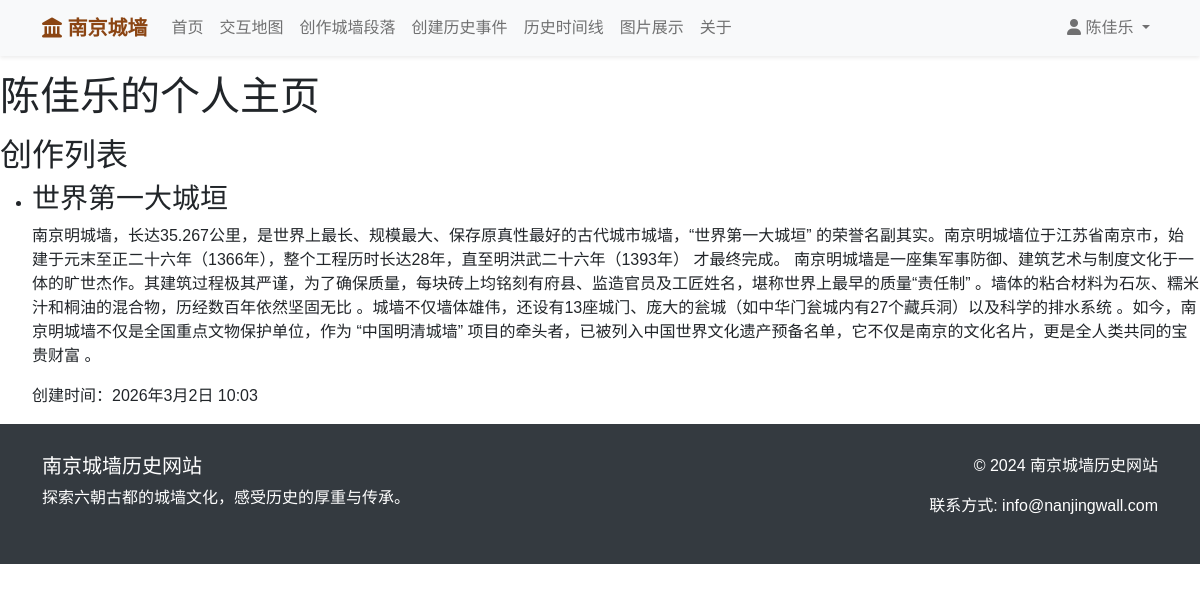
Screenshot of /profile/ (signed in) with the database file from the repository.
### wall_app/models.py (models this page shows, shortened)
class WallSection(models.Model):
    user = models.ForeignKey(User, on_delete=models.CASCADE, verbose_name="贡献者", null=True, blank=True)
    name = models.CharField(max_length=100, verbose_name="段落名称")
    location = models.CharField(max_length=200, verbose_name="地理位置")
    built_year = models.CharField(max_length=50, verbose_name="建造年代")
    length = models.CharField(max_length=50, verbose_name="长度")
    description = models.TextField(verbose_name="详细描述")
    event = models.TextField(verbose_name="相关历史事件", null=True, blank=True)
    image = models.ImageField(upload_to='static/', verbose_name="图片", blank=True)
    created_at = models.DateTimeField(auto_now_add=True, verbose_name="创建时间")
    objects = models.Manager()  # 默认管理器
    class Meta:
        verbose_name = "城墙段落"
        verbose_name_plural = "城墙段落"

### wall_app/views.py (the view)
# urls.py: path('profile/', views.user_profile, name='user_profile'),
@login_required
def user_profile(request, user_id=None):
    if user_id is None:
        user = request.user
    else:
        user = get_object_or_404(User, pk=user_id)
    contributions = UserContribution.objects.filter(user=user)
    return render(request, 'user_profile.html', {'user': user, 'contributions': contributions})

### templates/user_profile.html (shortened to what this page needs)
{% extends 'base.html' %}
{% block content %}
<!DOCTYPE html>
<html lang="zh-CN">
<head>
</head>
<body>
    <h1>{{ user.username }}的个人主页</h1>
    <h2>创作列表</h2>
    <ul>
        {% for section in user.wallsection_set.all %}
            <li>
                <h3>{{ section.name }}</h3>
                <p>{{ section.description }}</p>
                <p>创建时间：{{ section.created_at }}</p>
            </li>
        {% empty %}
            <li>暂无创作内容。</li>
        {% endfor %}
    </ul>
</body>
</html>
{% endblock %}

### templates/base.html (shortened to what this page needs)
<!DOCTYPE html>
<html lang="zh-CN">
<head>
    <link href="https://cdn.jsdelivr.net/npm/bootstrap@5.1.3/dist/css/bootstrap.min.css" rel="stylesheet">
    <link rel="stylesheet" href="https://cdnjs.cloudflare.com/ajax/libs/font-awesome/6.0.0/css/all.min.css">
</head>
<body>
    <nav class="navbar navbar-expand-lg navbar-light bg-light shadow-sm navbar-fixed-top">
        <div class="container">
            <a class="navbar-brand" href="{% url 'home' %}">
                <i class="fas fa-landmark"></i> 南京城墙
            </a>
            <div class="collapse navbar-collapse" id="navbarNav">
                <ul class="navbar-nav me-auto">
                    {% if user.is_authenticated %}
                    <li class="nav-item">
                        <a class="nav-link" href="{% url 'home' %}">首页</a>
                    </li>
                    <li class="nav-item">
                        <a class="nav-link" href="{% url 'interactive_map' %}">交互地图</a>
                    </li>
                    <li class="nav-item">
                        <a class="nav-link" href="{% url 'create_contribution' %}">创作城墙段落</a>
                    </li>
                    <li class="nav-item">
                        <a class="nav-link" href="{% url 'create_historical_event' %}">创建历史事件</a>
                    </li>
                    <li class="nav-item">
                        <a class="nav-link" href="{% url 'history' %}">历史时间线</a>
                    </li>
                    <li class="nav-item">
                        <a class="nav-link" href="{% url 'picture_gallery' %}">图片展示</a>
                    </li>
                    <li class="nav-item">
                        <a class="nav-link" href="{% url 'about_page' %}">关于</a>
                    </li>
                    {% endif %}
                </ul>
                <ul class="navbar-nav">
                    {% if user.is_authenticated %}
                        <li class="nav-item dropdown">
                            <a class="nav-link dropdown-toggle" href="#" id="userDropdown" role="button" data-bs-toggle="dropdown">
                                <i class="fas fa-user"></i> {{ user.username }}
                            </a>
                        </li>
                    {% endif %}
                </ul>
            </div>
        </div>
    </nav>
    <main>
        {% block content %}{% endblock %}
    </main>
    <footer class="footer">
        <div class="container">
            <div class="row">
                <div class="col-md-6">
                    <h5>南京城墙历史网站</h5>
                    <p>探索六朝古都的城墙文化，感受历史的厚重与传承。</p>
                </div>
                <div class="col-md-6 text-end">
                    <p>© 2024 南京城墙历史网站</p>
                    <p>联系方式: info@nanjingwall.com</p>
                </div>
            </div>
        </div>
    </footer>
</body>
</html>

### templates/base.html (style rules this page uses)
body { font-family: 'Microsoft YaHei', sans-serif; }
.navbar-brand { font-weight: bold; color: #8B4513 !important; }
.footer { background-color: #343a40; color: white; padding: 30px 0; position: relative; bottom: 0; width: 100%; z-index: 3000; }
.navbar-fixed-top { position:relative; top: 0; width: 100%; z-index: 1030; }

### rows the page displays
WallSection: name "世界第一大城垣", description "南京明城墙，长达35.267公里，是世界上最长、规模最大、保存原真性最好的古代城市城墙，“世界第一大城垣” 的荣誉名副其实。南京明城墙位于江苏省南京市，始建于元末至正二十六年（1366年），整个工程历时长达28年，直至明洪武二十六年（1393年） 才最终完成。 南京明城墙是一座集军事防御、建筑艺术与制度文化于一体的旷世杰作。其建筑过程极其严谨，为了确保质量，每块砖上均铭刻有府县、监造官员及工匠姓名，堪称世界上最早的质量“责任制” 。墙体的粘合材料为石灰、糯米汁和桐油的混合物，历经数百年依然坚固无比 。城墙不仅墙体雄伟，还设有13座城门、庞大的瓮城（如中华门瓮城内有27个藏兵洞）以及科学的排水系统 。如今，南京明城墙不仅是全国重点文物保护单位，作为 “中国明清城墙” 项目的牵头者，已被列入中国世界文化遗产预备名单，它不仅是南京的文化名片，更是全人类共同的宝贵财富 。", created_at "2026年3月2日 10:03"

### other values shown
{{ user.username }} "陈佳乐"
